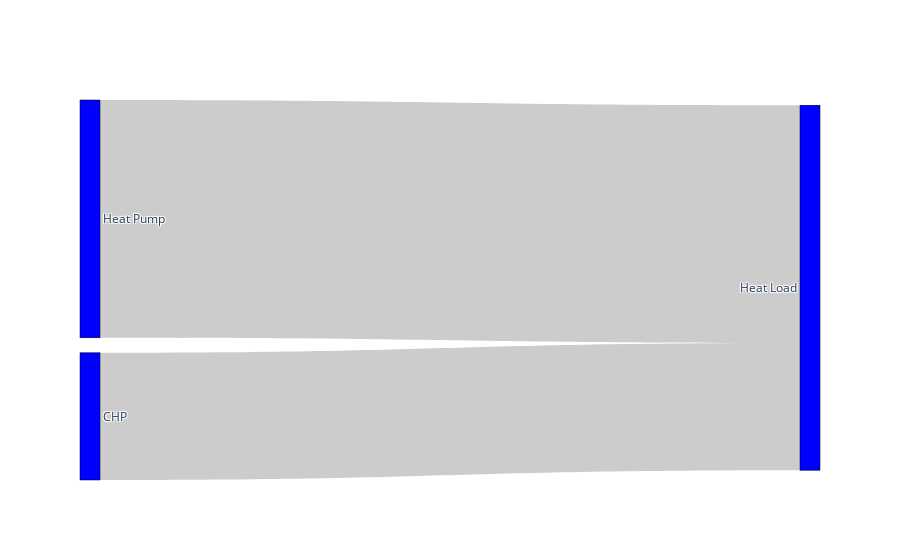

Notebook code for this chart:
### Code cell
fig = go.Figure(data=[go.Sankey(
    node = dict(
      pad = 15,
      thickness = 20,
      line = dict(color = "black", width = 0.5),
      label = ["Heat Pump", "CHP", "Heat Load"],
      color = "blue"
    ),
    link = dict(
      source = [0, 1], # indices correspond to labels, eg A1, A2, A1, B1, ...
      target = [2, 2],
      value = [df['HP_Q_Supplied'].sum(), df['chp_supply'].sum()]
  ))])

fig.show()

### Figure 1 — Plotly figure (JSON) as saved in the notebook; plotly's stock layout.template omitted (floating-point values rounded to 4 significant figures)
{"data": [{"link": {"source": [0, 1], "target": [2, 2], "value": [75528740, 40400000.0]}, "node": {"color": "blue", "label": ["Heat Pump", "CHP", "Heat Load"], "line": {"color": "black", "width": 0.5}, "pad": 15, "thickness": 20}, "type": "sankey"}], "layout": {}}
